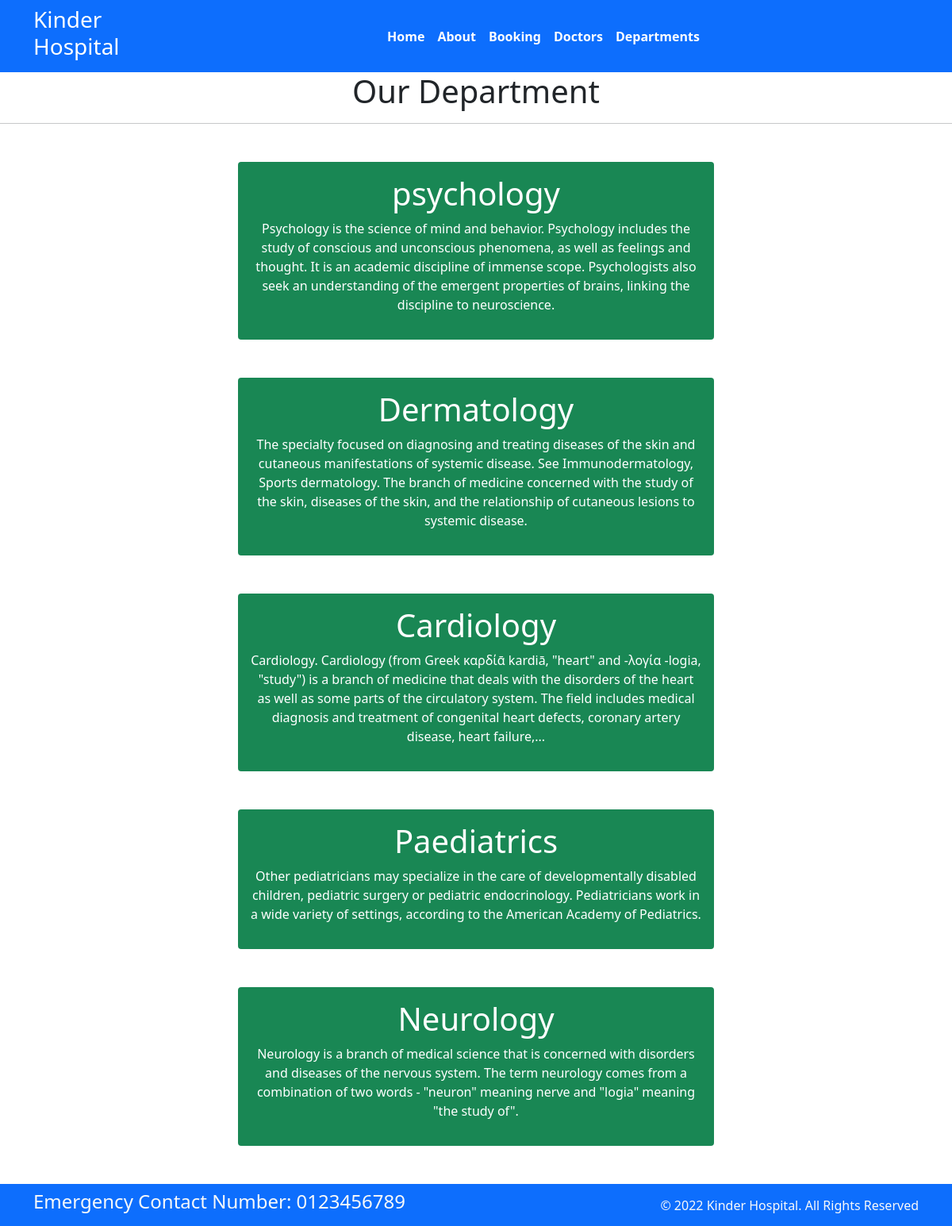
Page /department/ on the committed database.
### home/models.py (models this page shows, shortened)
class Departments(models.Model):
    dep_name = models.CharField(max_length=100)
    dep_description = models.TextField()

### home/views.py (the view)
# urls.py: path('department/', views.department, name='department'),
def department(request):
    dict_dept = {
        'dept': Departments.objects.all()
    }
    return render(request, 'department.html', dict_dept)

### templates/department.html (shortened to what this page needs)
{% extends 'base.html' %}
{% block content %}
<h1 class="text-center">Our Department</h1>
<hr>
{% for d in dept %}
<div class="mx-auto w-50 bg-success text-center text-white p-3 my-5 border-warning rounded">
    <h1>{{ d.dep_name }}</h1>
    <p>{{ d.dep_description }}</p>
</div>
{% endfor %}
{% endblock %}

### rows in the picture
Departments: dep_name "psychology", dep_description "Psychology is the science of mind and behavior. Psychology includes the study of conscious and unconscious phenomena, as well as feelings and thought. It is an academic discipline of immense scope. Psychologists also seek an understanding of the emergent properties of brains, linking the discipline to neuroscience."
Departments: dep_name "Dermatology", dep_description "The specialty focused on diagnosing and treating diseases of the skin and cutaneous manifestations of systemic disease. See Immunodermatology, Sports dermatology. The branch of medicine concerned with the study of the skin, diseases of the skin, and the relationship of cutaneous lesions to systemic disease."
Departments: dep_name "Cardiology", dep_description "Cardiology. Cardiology (from Greek καρδίᾱ kardiā, \"heart\" and -λογία -logia, \"study\") is a branch of medicine that deals with the disorders of the heart as well as some parts of the circulatory system. The field includes medical diagnosis and treatment of congenital heart defects, coronary artery disease, heart failure,..."
Departments: dep_name "Paediatrics", dep_description "Other pediatricians may specialize in the care of developmentally disabled children, pediatric surgery or pediatric endocrinology. Pediatricians work in a wide variety of settings, according to the American Academy of Pediatrics."
Departments: dep_name "Neurology", dep_description "Neurology is a branch of medical science that is concerned with disorders and diseases of the nervous system. The term neurology comes from a combination of two words - \"neuron\" meaning nerve and \"logia\" meaning \"the study of\"."
